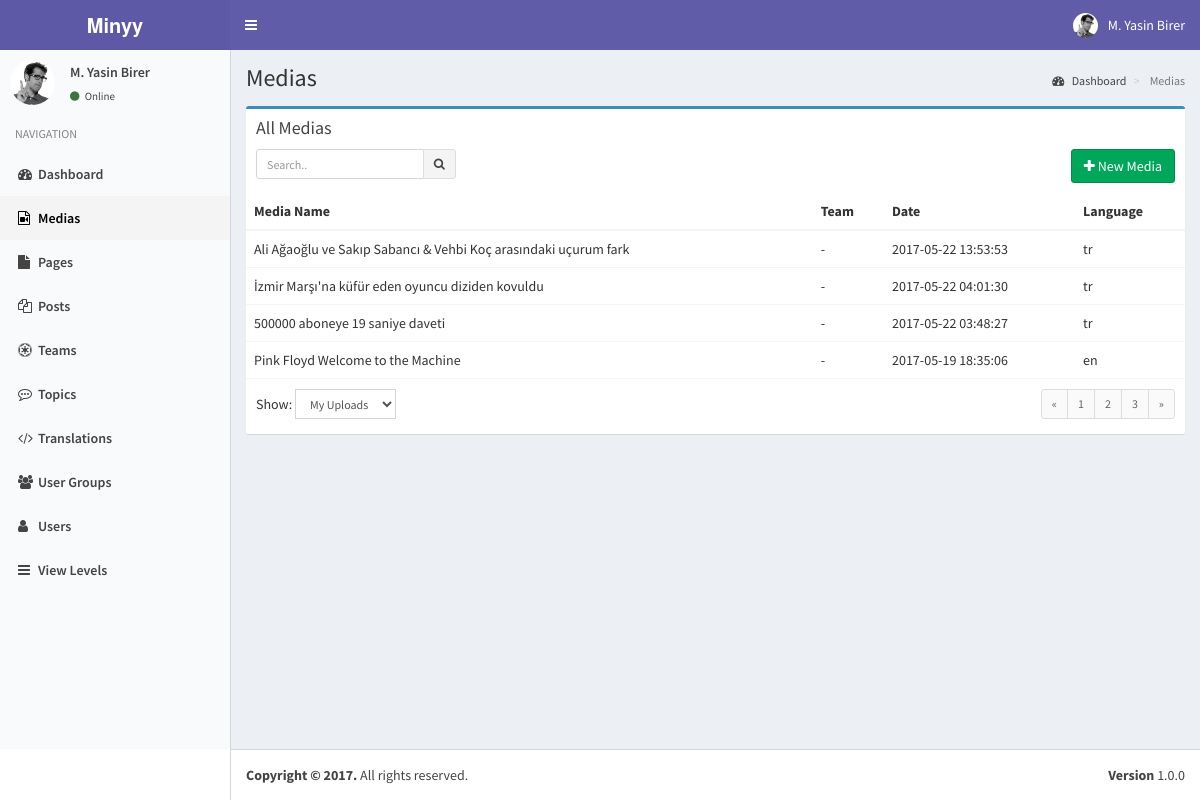
/index.php?controller=module&action=medias (signed in), run on the app's committed database.
### tables this page shows
CREATE TABLE `users` (
  `pk_user_id` int(11) NOT NULL,
  `username` varchar(50) NOT NULL,
  `password` varchar(50) NOT NULL,
  `email` varchar(75) NOT NULL,
  `last_visit` timestamp NOT NULL DEFAULT CURRENT_TIMESTAMP,
  `fullname` varchar(50) DEFAULT NULL,
  `registration_date` timestamp NULL DEFAULT CURRENT_TIMESTAMP
);

CREATE TABLE `modules` (
  `pk_module_id` int(11) NOT NULL,
  `name` varchar(20) NOT NULL,
  `icon` varchar(30) DEFAULT NULL,
  `module_key` varchar(20) NOT NULL,
  `does` text,
  `params` text
);

CREATE TABLE `medias` (
  `pk_media_id` int(11) NOT NULL,
  `name` tinytext,
  `description` text,
  `media_url` text NOT NULL,
  `media_type` varchar(12) NOT NULL,
  `thumbnail` varchar(300) DEFAULT NULL,
  `created_at` datetime NOT NULL DEFAULT CURRENT_TIMESTAMP,
  `created_by` int(11) DEFAULT NULL,
  `lang_code` varchar(8) NOT NULL,
  `pk_team_id` int(11) DEFAULT NULL
);

### helpers/view_helper.php (called while the page is built, shortened)
<?php
class ViewHelper
{
    private static $__layout='public';
    public static function getView($viewFolder,$viewFile){
        Functions::requireFile('views/'.$viewFolder,$viewFile.'.php');
    }
    public static function setLayout($layout){
        self::$__layout=$layout;
    }
    public static function getHeader(){
        require_once('views/'.self::$__layout.'_header.php');
    }
}
?>

### controllers/medias_controller.php (called while the page is built, shortened)
<?php
class MediasController implements ModuleInterface
{
    public static function getList($params=array()) {
        $search_term=isset($_GET['search_term']) ? Functions::clearString($_GET['search_term']) : "";
        $order_by=isset($_GET['order_by']) && !empty($_GET['order_by']) ? strtolower(Functions::clearString($_GET['order_by'])) : "id";
        $order_dir=isset($_GET['order_dir']) && !empty($_GET['order_dir']) ? strtolower(Functions::clearString($_GET['order_dir'])) : "desc";
        $limit=isset($_GET['limit']) && !empty($_GET['limit']) ? (int) Functions::clearString($_GET['limit']) : 20;
        $page=isset($_GET['page']) && !empty($_GET['page']) ? (int) Functions::clearString($_GET['page']) : 1;
        $offset=($page-1)*$limit;
        $params=[
            "search_term"=>$search_term,
            "order_by"=>$order_by,
            "order_dir"=>$order_dir,
            "limit"=>$limit,
            "offset"=>$offset
        ];
        $objList = Medias::getObjList($params);
        ViewHelper::getView('medias','medias');
    }
}
?>

### index.php (called while the page is built, shortened)
<?php
require_once('helpers/view_helper.php');
require_once('helpers/functions_helper.php');
require_once('helpers/module_helper.php');
require_once('models/users_model.php');
require_once('models/view_levels_model.php');
require_once('models/medias_model.php');
require_once('routes.php');

### models/users_model.php (called while the page is built, shortened)
<?php
class Users implements DatabaseObject {
    public $groups;
    public function __construct($pk_user_id,$username,$password,$email,$last_visit,$fullname,$registration_date){
        $this->fullname=$fullname;
        $this->groups=$this->getUserGroups($pk_user_id);
        $this->modules=$this->getUserModules($pk_user_id);
    }
    public static function getObj($id){
        try{
            $db = Db::getInstance();
            $id = intval($id);
            $req = $db->prepare('SELECT * FROM users WHERE pk_user_id = :pk_user_id');
            $req->execute(array('pk_user_id' => $id));
            $obj = $req->fetch();
            if($obj){
                return new Users( $obj['pk_user_id'],
                                    $obj['username'],
                                    $obj['password'],
                                    $obj['email'],
                                    $obj['last_visit'],
                                    $obj['fullname'],
                                    $obj['registration_date']);
            }
            else{
                return [];
            }
        }
        catch (PDOException $e){
            return $e->getMessage();
        }
    }
    public function getUserGroups($id){
        try{
            $db = Db::getInstance();
            $id = intval($id);
            $req = $db->prepare('SELECT * FROM user_usergroup_map WHERE pk_user_id = :pk_user_id');
            $req->execute(array('pk_user_id' => $id));
            $list=[];
            foreach($req->fetchAll() as $obj) {
                $list[]= $obj['pk_group_id'];
            }
            return $list;
        }
        catch (PDOException $e){
            return $e->getMessage();
        }
    }
    public function getUserModules(){
        $modules=[];
        $params=[
            "search_term"=>"",
            "order_by"=>"name",
            "order_dir"=>"asc",
            "limit"=>"1000",
            "offset"=>"0"
        ];
        $viewLevels=ViewLevels::getObjList($params);
        foreach($viewLevels as $viewObj){
            $voGroups=json_decode($viewObj->groups);
            $voModules=json_decode($viewObj->modules,true);
            foreach($this->groups as $uoGroup){
                if(in_array($uoGroup,$voGroups)){
                    $keys = array_keys($voModules);
                    foreach($keys as $key){
                        if(array_key_exists($key,$modules)){
                            $temp=array_merge($modules[$key],$voModules[$key]);
                            $modules[$key]=array_unique($temp);
                        }
                        else{
                            $modules[$key]=$voModules[$key];
                        }
                    }
                }
            }
        }
        ksort($modules);
        return $modules;
    }
}

### models/view_levels_model.php (called while the page is built, shortened)
<?php
class ViewLevels implements DatabaseObject {
    public static function getObjList($params){
        $list = [];
        $order_dirs=array("desc","asc");
        $key=array_search($params["order_dir"],$order_dirs);
        $order_dir=$order_dirs[($key) ? $key : 0];
        $order_columns=array("pk_view_level_id", "title");
        $key=array_search($params["order_by"],$order_columns);
        $order_by=$order_columns[($key) ? $key : 0];
        $limit=$params["limit"] ? $params["limit"] : "20";
        $offset=$params["offset"] ? $params["offset"] : "0";
        $query="SELECT * FROM view_levels";
        $query.=" ORDER BY $order_by $order_dir LIMIT :offset , :limit";
        $db = Db::getInstance();
        $req = $db->prepare($query);
        $req->bindValue(':limit', intval($limit), PDO::PARAM_INT);
        $req->bindValue(':offset', intval($offset), PDO::PARAM_INT);
        $req->execute();
        foreach($req->fetchAll() as $obj) {
            $list[] = new ViewLevels( $obj['pk_view_level_id'],
                                $obj['title'],
                                $obj['groups'],
                                $obj['modules']);
        }
        return $list;
    }
}

### helpers/module_helper.php (called while the page is built, shortened)
<?php
class ModuleHelper
{
    public static function getModules(){
        try{
            $db = Db::getInstance();
            $req = $db->prepare('SELECT * FROM modules');
            $req->execute();
            $res=$req->fetchAll(PDO::FETCH_ASSOC);
            $returnArray=[];
            foreach($res as $obj){
                $returnArray[$obj['module_key']]=$obj;
            }
            return $returnArray;
        }
        catch(PDOException $e){
            return [];
            var_dump($e);
            die('Die...');
        }
    }
}
?>

### models/medias_model.php (called while the page is built, shortened)
<?php
    class Medias implements DatabaseObject{
        public function __construct($pk_media_id, $name, $description , $media_url, $media_type ,$created_at , $created_by , $username , $user_fullname, $lang_code , $pk_team_id , $team_name ){
            $this->pk_media_id = $pk_media_id;
            $this->name = $name;
            $this->created_at  = $created_at;
            $this->lang_code  = $lang_code;
            $this->subtitles=$this->getMediaSubtitles($pk_media_id);
        }
        public static function getObjList($params){
            $list = [];
            $order_dirs=array('desc','asc');
            $key=array_search($params['order_dir'],$order_dirs);
            $order_dir=$order_dirs[($key) ? $key : 0];
            $order_columns=array('pk_media_id','created_by', 'created_at', 'media_type', 'lang_code', 'pk_team_id','media_url');
            $key=array_search($params['order_by'],$order_columns);
            $order_by=$order_columns[($key) ? $key : 0];
            $limit=$params['limit'] ? $params['limit'] : '20';
            $offset=$params['offset'] ? $params['offset'] : '0';
            $query='SELECT m.*,u.username,u.fullname,t.name as team_name FROM minyy.medias as m LEFT JOIN minyy.users as u on m.created_by=u.pk_user_id LEFT JOIN minyy.teams as t on t.pk_team_id=m.pk_team_id ';
            $query.=" ORDER BY $order_by $order_dir LIMIT :offset , :limit";
            $db = Db::getInstance();
            $req = $db->prepare($query);
            $req->bindValue(':limit', intval($limit), PDO::PARAM_INT);
            $req->bindValue(':offset', intval($offset), PDO::PARAM_INT);
            $req->execute();
            foreach($req->fetchAll() as $obj) {
                $list[] = new Medias( $obj['pk_media_id'],
                                    $obj['name'],
                                    $obj['description'],
                                    $obj['media_url'],
                                    $obj['media_type'],
                                    $obj['created_at'],
                                    $obj['created_by'],
                                    $obj['username'],
                                    $obj['fullname'],
                                    $obj['lang_code'],
                                    $obj['pk_team_id'],
                                    $obj['team_name']);
            }
            return $list;
        }
        public function getMediaSubtitles($mediaId){
            try{
                $db = Db::getInstance();
                $mediaId = intval($mediaId);
                $req = $db->prepare('SELECT * FROM subtitles WHERE media_id = :media_id');
                $req->execute(array('media_id' => $mediaId));
                $list=[];
                foreach($req->fetchAll(PDO::FETCH_ASSOC) as $obj) {
                    $list[$obj['lang_code']]= $obj;
                }
                return $list;
            }
            catch (PDOException $e){
                return $e->getMessage();
            }
        }
    }
?>

### views/static/header.php (shortened to what this page needs)
<?php
global $currentUser;
?>
<a href="index.php" class="logo">
    <span class="logo-lg"><b>Minyy</b></span>
</a>
<nav class="navbar navbar-static-top">
    <a href="#" class="sidebar-toggle" data-toggle="offcanvas" role="button">
    </a>
    <div class="navbar-custom-menu">
    <ul class="nav navbar-nav">
        <li class="dropdown user user-menu">
        <a href="#" class="dropdown-toggle" data-toggle="dropdown">
            <img src="assets/img/user2-160x160.jpg" class="user-image" alt="User Image">
            <span class="hidden-xs"><?php echo $currentUser->fullname; ?></span>
        </a>
            </li>
        </ul>
    </div>
</nav>

### views/static/sidebar.php
<?php
global $currentUser;
global $MODULES;
?>
<section class="sidebar">
    <div class="user-panel">
    <div class="pull-left image">
        <img src="assets/img/user2-160x160.jpg" class="img-circle" alt="User Image">
    </div>
    <div class="pull-left info">
        <p><?php echo $currentUser->fullname; ?></p>
        <a href="#"><i class="fa fa-circle text-success"></i> <?php echo T::__('Online'); ?></a>
    </div>
    </div>
    <ul class="sidebar-menu">
    <li class="header"><?php echo T::__('NAVIGATION'); ?></li>
    <?php
    foreach($currentUser->modules as $module=>$moduleProps):
    ?>
    <li class="<?php echo Functions::isActive($module); ?>">
        <a href="index.php?controller=module&action=<?php echo $module; ?>"><i class="fa <?php echo $MODULES[$module]["icon"]; ?>"></i><span><?php echo $MODULES[$module]["name"]; ?></span></a>
    </li>
    <?php endforeach; ?>
    </ul>
</section>

### views/medias/medias.php (shortened to what this page needs)
<?php ViewHelper::getHeader(); ?>
<?php
    global $objList;
    global $params;
?>
<section class="content-header">
    <h1>
    </h1>
    <ol class="breadcrumb">
    <li><a href="index.php"><i class="fa fa-dashboard"></i> <?php T::__("Dashboard"); ?></a></li>
    <li class="active"> <?php T::__("Medias"); ?></li>
    </ol>
</section>
<section class="content">
    <div class="row">
    <div class="col-xs-12">
        <div class="box  box-primary">
                <div class="box-header">
                    <h3 class="box-title">All Medias</h3>
                    <div class="box-toolbox">
                        <form id="search-form">
                        <div class="input-group input-group-sm pull-left search-form">
                            <input type="text" name="table_search" class="form-control pull-right" placeholder="<?php T::__("Search.."); ?>" <?php echo !empty(Functions::getUrlVariableValue("search_term")) ? "value='".htmlspecialchars(urldecode(Functions::getUrlVariableValue("search_term")))."'" : ""; ?> />
                            <div class="input-group-btn">
                                <button type="submit" class="btn btn-default"><i class="fa fa-search"></i></button>
                            </div>
                        </div>
                        </form>
                        <button type="button" data-toggle="openModal" data-target="#addMediaModal" class="btn btn-success pull-right">
                            <i class="fa fa-plus"></i> <?php T::__("New Media"); ?>
                        </button>
                    </div>
                </div>
                <div class="box-body no-padding">
                    <table class="table table-hover">
                        <thead>
                            <tr>
                                <th>Media Name</th>
                                <th>Team</th>
                                <th>Date</th>
                                <th>Language</th>
                            </tr>
                        </thead>
                        <tbody style="cursor: pointer;">
                            <?php $i=$params['offset']+1; foreach($objList as $media): ?>
                            <tr data-action="medias" data-id="<?php echo $media->pk_media_id; ?>">
                                <td class="has-link"><?php echo $media->name; ?></td>
                                <td class="has-link"><?php echo empty($media->pk_team_id) ? '-' : $media->team_name; ?></td>
                                <td class="has-link"><?php echo $media->created_at; ?></td>
                                <td class="has-link"><?php echo $media->lang_code; ?></td>
                            </tr>
                            <?php endforeach; ?>
                        </tbody>
                    </table>
                </div>
                <div class="box-footer clearfix">
                <div class="table-length dataTables_length pull-left">
                    <label><?php T::__("Show:"); ?>
                        <select name="list" class="form-control input-sm" style="width: inherit;">
                            <option value="user" <?php echo Functions::getUrlVariableValue("list")=="My Uploads" ? "selected" : ""; ?>>My Uploads</option>
                        </select>
                    </label>
                </div>
                <div class="table-length dataTables_length pull-right">
                    <div class="box-tools">
                        <ul class="pagination pagination-sm no-margin pull-right">
                        <li><a href="#">«</a></li>
                        <li><a href="#">1</a></li>
                        <li><a href="#">2</a></li>
                        <li><a href="#">3</a></li>
                        <li><a href="#">»</a></li>
                        </ul>
                    </div>
                </div>
            </div>
            </div>
        </div>
        </div>
    </div>
    </div>

### assets/css/style.css (style rules this page uses)
.box-toolbox::after { display: block; clear: both; content: ""; }
.box-toolbox .search-form { max-width: 200px; }
.box-toolbox { margin-top: 10px; }

### data on the page
users: fullname "M. Yasin Birer"
modules: name "Dashboard"
modules: name "Medias"
modules: name "Pages"
modules: name "Posts"
modules: name "Teams"
modules: name "Topics"
modules: name "Translations"
modules: name "User Groups"
modules: name "Users"
modules: name "View Levels"
medias: name "Ali Ağaoğlu ve Sakıp Sabancı & Vehbi Koç arasındaki uçurum fark", created_at "2017-05-22 13:53:53", lang_code "tr"
medias: name "İzmir Marşı'na küfür eden oyuncu diziden kovuldu", created_at "2017-05-22 04:01:30", lang_code "tr"
medias: name "500000 aboneye 19 saniye daveti", created_at "2017-05-22 03:48:27", lang_code "tr"
medias: name "Pink Floyd Welcome to the Machine", created_at "2017-05-19 18:35:06", lang_code "en"

### other printed values
$text "Online NAVIGATION Medias Dashboard Medias New Media Show:"
